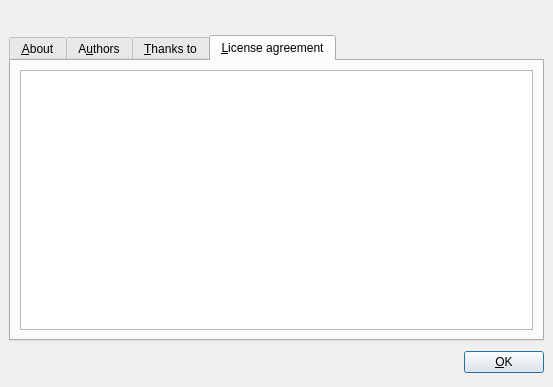
<?xml version="1.0" encoding="UTF-8"?>
<ui version="4.0">
 <author>Håvard Tautra Knutsen</author>
 <class>AboutDialog</class>
 <widget class="QDialog" name="AboutDialog">
  <property name="geometry">
   <rect>
    <x>0</x>
    <y>0</y>
    <width>553</width>
    <height>387</height>
   </rect>
  </property>
  <property name="windowTitle">
   <string>About QMPDClient</string>
  </property>
  <layout class="QVBoxLayout">
   <property name="spacing">
    <number>6</number>
   </property>
   <property name="margin">
    <number>9</number>
   </property>
   <item>
    <layout class="QHBoxLayout">
     <property name="spacing">
      <number>6</number>
     </property>
     <property name="margin">
      <number>0</number>
     </property>
     <item>
      <widget class="QLabel" name="pixmapLabel">
       <property name="text">
        <string/>
       </property>
       <property name="pixmap">
<!--        <pixmap/>-->
       </property>
      </widget>
     </item>
     <item>
      <widget class="QLabel" name="titleLabel">
       <property name="text">
        <string/>
       </property>
      </widget>
     </item>
     <item>
      <spacer>
       <property name="orientation">
        <enum>Qt::Horizontal</enum>
       </property>
       <property name="sizeHint" stdset="0">
        <size>
         <width>40</width>
         <height>20</height>
        </size>
       </property>
      </spacer>
     </item>
    </layout>
   </item>
   <item>
    <widget class="QTabWidget" name="tabWidget">
     <property name="currentIndex">
      <number>3</number>
     </property>
     <widget class="QWidget" name="aboutTab">
      <attribute name="title">
       <string>&amp;About</string>
      </attribute>
      <layout class="QVBoxLayout">
       <property name="spacing">
        <number>6</number>
       </property>
       <property name="margin">
        <number>9</number>
       </property>
       <item>
        <widget class="QTextBrowser" name="aboutText"/>
       </item>
      </layout>
     </widget>
     <widget class="QWidget" name="authorsTab">
      <attribute name="title">
       <string>A&amp;uthors</string>
      </attribute>
      <layout class="QVBoxLayout">
       <property name="spacing">
        <number>6</number>
       </property>
       <property name="margin">
        <number>9</number>
       </property>
       <item>
        <widget class="QTextBrowser" name="authorText"/>
       </item>
      </layout>
     </widget>
     <widget class="QWidget" name="thanksToTab">
      <attribute name="title">
       <string>&amp;Thanks to</string>
      </attribute>
      <layout class="QVBoxLayout">
       <property name="spacing">
        <number>6</number>
       </property>
       <property name="margin">
        <number>9</number>
       </property>
       <item>
        <widget class="QTextBrowser" name="thanksText"/>
       </item>
      </layout>
     </widget>
     <widget class="QWidget" name="licenseTab">
      <attribute name="title">
       <string>&amp;License agreement</string>
      </attribute>
      <layout class="QVBoxLayout">
       <property name="spacing">
        <number>6</number>
       </property>
       <property name="margin">
        <number>9</number>
       </property>
       <item>
        <widget class="QTextBrowser" name="licenseText"/>
       </item>
      </layout>
     </widget>
    </widget>
   </item>
   <item>
    <layout class="QHBoxLayout">
     <property name="spacing">
      <number>6</number>
     </property>
     <property name="margin">
      <number>0</number>
     </property>
     <item>
      <spacer>
       <property name="orientation">
        <enum>Qt::Horizontal</enum>
       </property>
       <property name="sizeHint" stdset="0">
        <size>
         <width>131</width>
         <height>31</height>
        </size>
       </property>
      </spacer>
     </item>
     <item>
      <widget class="QPushButton" name="okButton">
       <property name="text">
        <string>&amp;OK</string>
       </property>
      </widget>
     </item>
    </layout>
   </item>
  </layout>
 </widget>
 <resources>
  <include location="../qmpdclient.qrc"/>
 </resources>
 <connections/>
</ui>
